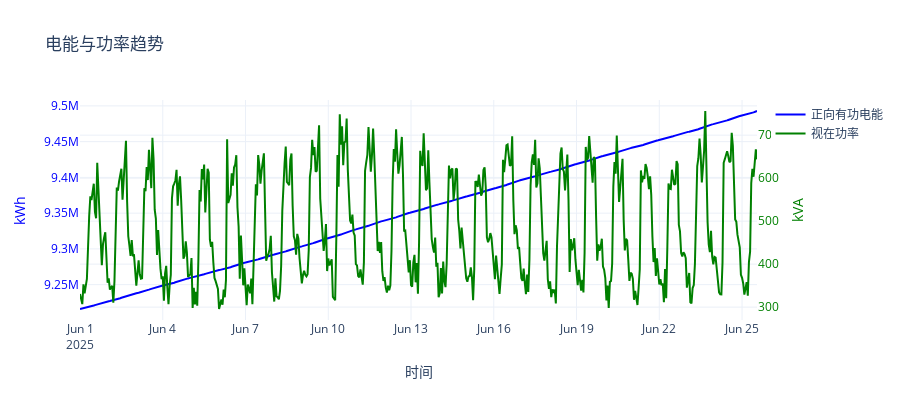

Notebook code cell kept with this figure:
### Markdown cell above
### 3.绘制电能与功率趋势图

### Code cell
fig1 = go.Figure()

fig1.add_trace(go.Scatter(
    x=df['时间'], 
    y=df['正向有功电能'], 
    name='正向有功电能', 
    line=dict(color='blue')
))

fig1.add_trace(go.Scatter(
    x=df['时间'], 
    y=df['视在功率'], 
    name='视在功率', 
    line=dict(color='green'),
    yaxis='y2'
))

fig1.update_layout(
    title="电能与功率趋势",
    xaxis_title="时间",
    yaxis=dict(
        title="kWh",
        titlefont=dict(color="blue"),
        tickfont=dict(color="blue")
    ),
    yaxis2=dict(
        title="kVA",
        titlefont=dict(color="green"),
        tickfont=dict(color="green"),
        anchor="free",
        overlaying="y",
        side="right",
        position=1.0
    ),
    height=400
)

fig1.show()

### Figure 1 — Plotly figure (JSON) as saved in the notebook; plotly's stock layout.template omitted (floating-point values rounded to 4 significant figures; data arrays with more than 128 entries replaced by an {"elided": "..."} marker saying what was removed)
{"data": [{"line": {"color": "blue"}, "name": "正向有功电能", "type": "scatter", "x": {"elided": "577 str values"}, "y": {"elided": "577 int values"}}, {"line": {"color": "green"}, "name": "视在功率", "type": "scatter", "x": {"elided": "577 str values"}, "y": {"elided": "577 float values"}, "yaxis": "y2"}], "layout": {"height": 400, "title": {"text": "电能与功率趋势"}, "xaxis": {"title": {"text": "时间"}}, "yaxis": {"tickfont": {"color": "blue"}, "title": {"font": {"color": "blue"}, "text": "kWh"}}, "yaxis2": {"anchor": "free", "overlaying": "y", "position": 1, "side": "right", "tickfont": {"color": "green"}, "title": {"font": {"color": "green"}, "text": "kVA"}}}}
